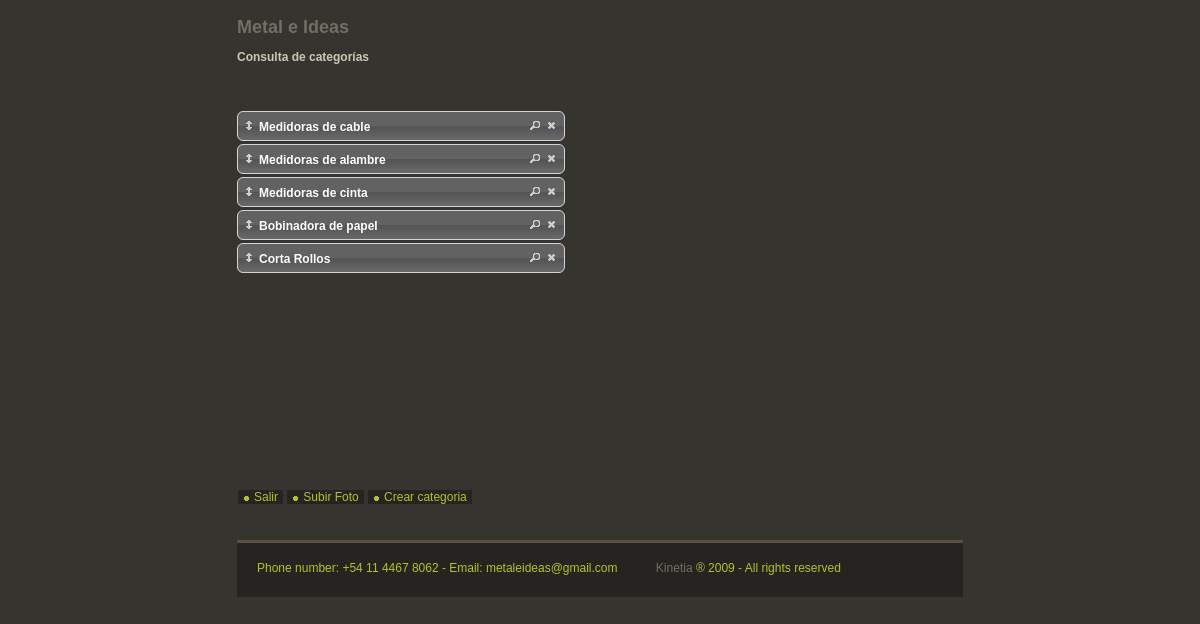
Page /categoria_consulta.php on the committed database.
### tables this page shows
CREATE TABLE `categorias` (
	`categoria_id` INT NOT NULL AUTO_INCREMENT ,
	`nombre` VARCHAR( 100 ) NOT NULL ,
	`orden` INT NOT NULL ,
	PRIMARY KEY ( `categoria_id` )
);

### categoria_select.php (the view, shortened to what this page needs)
<?php
	$result = mysql_query("SELECT * FROM `categorias` ORDER BY `orden` ASC") or die(mysql_error());
	while($row = mysql_fetch_array($result)) {
		echo '<li class="ui-state-default ui-corner-top ui-corner-bottom" id="categoria_' . $row['categoria_id'] . '"><span class="ui-icon ui-icon-arrowthick-2-n-s fl_left list-icon"></span>' . utf8_encode($row['nombre']) . '<span onclick="borrar(' . $row['categoria_id'] . ')" class="cursor-pointer ui-icon ui-icon-close fl_right" title="Eliminar categoria"></span><span onclick="buscarproductosxcategoria(' . $row['categoria_id'] . ')" class="cursor-pointer ui-icon ui-icon-search fl_right" title="Ver los productos de la categoría"></span></li>';
	}
?>

### css/style.css (style rules this page uses)
body { margin:0px; padding:0px; background:#36342F }
ul li { color:#606363; padding-left:11px; line-height:20px }
span { color:#AFC61D }
.fl_left { float:left; }
.fl_right { float:right; width: 495px; }
#sortable li { margin: 0 0 3px; text-align: left !important; padding: 5px 5px 5px 21px; font-size: 12px !important; font-family: Helvetica,Arial sans-serif !important; color: #ffffff !important; border: 1px solid #D3D3D3; height: 18px; width: 300px; list-style: none outside none; }
#sortable li span.list-icon { margin-left: -18px; position: relative; }

### rows in the picture
categorias: nombre "Medidoras de cable"
categorias: nombre "Medidoras de alambre"
categorias: nombre "Medidoras de cinta"
categorias: nombre "Bobinadora de papel"
categorias: nombre "Corta Rollos"
